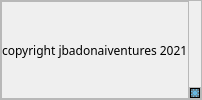
        <widget class="QFrame" name="footer_frame">
         <property name="frameShape">
          <enum>QFrame::StyledPanel</enum>
         </property>
         <property name="frameShadow">
          <enum>QFrame::Raised</enum>
         </property>
         <layout class="QHBoxLayout" name="horizontalLayout_3">
          <property name="spacing">
           <number>0</number>
          </property>
          <property name="leftMargin">
           <number>0</number>
          </property>
          <property name="topMargin">
           <number>0</number>
          </property>
          <property name="rightMargin">
           <number>0</number>
          </property>
          <property name="bottomMargin">
           <number>0</number>
          </property>
          <item alignment="Qt::AlignHCenter">
           <widget class="QFrame" name="frame_12">
            <property name="frameShape">
             <enum>QFrame::StyledPanel</enum>
            </property>
            <property name="frameShadow">
             <enum>QFrame::Raised</enum>
            </property>
            <layout class="QVBoxLayout" name="verticalLayout_4">
             <property name="spacing">
              <number>0</number>
             </property>
             <property name="leftMargin">
              <number>0</number>
             </property>
             <property name="topMargin">
              <number>0</number>
             </property>
             <property name="rightMargin">
              <number>0</number>
             </property>
             <property name="bottomMargin">
              <number>0</number>
             </property>
             <item>
              <widget class="QLabel" name="labelAboutMe">
               <property name="font">
                <font>
                 <family>MV Boli</family>
                </font>
               </property>
               <property name="cursor">
                <cursorShape>PointingHandCursor</cursorShape>
               </property>
               <property name="styleSheet">
                <string notr="true"/>
               </property>
               <property name="text">
                <string>copyright jbadonaiventures 2021</string>
               </property>
              </widget>
             </item>
            </layout>
           </widget>
          </item>
          <item alignment="Qt::AlignRight|Qt::AlignBottom">
           <widget class="QFrame" name="frame_13">
            <property name="frameShape">
             <enum>QFrame::StyledPanel</enum>
            </property>
            <property name="frameShadow">
             <enum>QFrame::Raised</enum>
            </property>
            <layout class="QVBoxLayout" name="verticalLayout_5">
             <property name="spacing">
              <number>0</number>
             </property>
             <property name="leftMargin">
              <number>0</number>
             </property>
             <property name="topMargin">
              <number>0</number>
             </property>
             <property name="rightMargin">
              <number>0</number>
             </property>
             <property name="bottomMargin">
              <number>0</number>
             </property>
             <item>
              <widget class="QFrame" name="resize_grip">
               <property name="minimumSize">
                <size>
                 <width>10</width>
                 <height>10</height>
                </size>
               </property>
               <property name="maximumSize">
                <size>
                 <width>10</width>
                 <height>10</height>
                </size>
               </property>
               <property name="styleSheet">
                <string notr="true">background-color: qradialgradient(spread:repeat, cx:0.5, cy:0.5, radius:0.077, fx:0.5, fy:0.5, stop:0 rgba(0, 169, 255, 147), stop:0.497326 rgba(0, 0, 0, 147), stop:1 rgba(0, 169, 255, 147));</string>
               </property>
               <property name="frameShape">
                <enum>QFrame::StyledPanel</enum>
               </property>
               <property name="frameShadow">
                <enum>QFrame::Raised</enum>
               </property>
              </widget>
             </item>
            </layout>
           </widget>
          </item>
         </layout>
        </widget>
